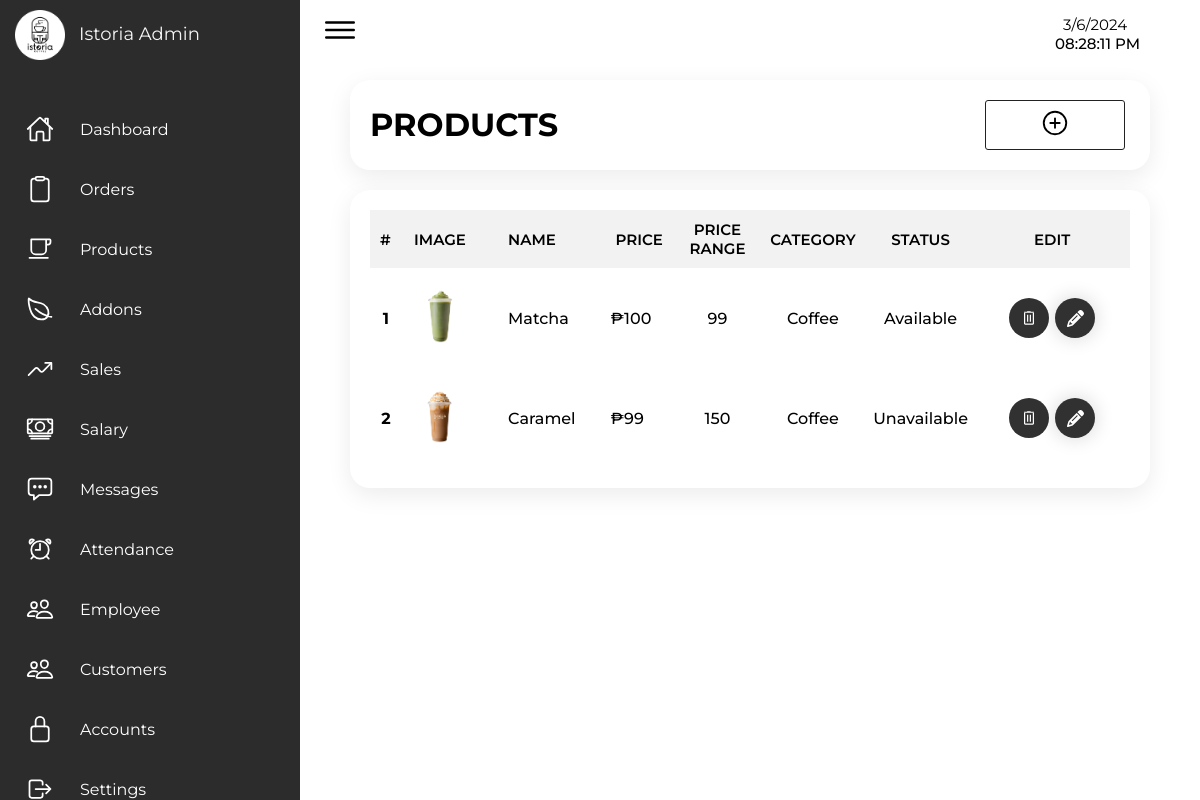
The page /Admin/admin_products.php (signed in) on the database its author committed.
### tables this page shows
CREATE TABLE `products` (
  `id` int(255) NOT NULL,
  `name` varchar(25) NOT NULL,
  `price` int(255) NOT NULL,
  `price_range` varchar(255) NOT NULL,
  `image` mediumtext NOT NULL,
  `category` varchar(255) NOT NULL,
  `status` varchar(255) NOT NULL DEFAULT 'available'
);

### Admin/admin_products.php (the view, shortened to what this page needs)
<?php
  include '../connection.php';
?>
  <!DOCTYPE html>
<html lang="en">
  <head>
    <link rel="stylesheet" href="../Src/Styles/style_admin.css" />
  </head>
  <body>
    <div class="container">
      <?php include 'sidenav.php' ?>
      <div class="main">
        <div class="topbar">
          <div class="toggle">
            <ion-icon name="menu-outline"></ion-icon>
          </div>
          <?php include 'time.php' ?>
        </div>
        <div class="container-box">
          <div class="addmenu employee-title" >
            <h1 class="titles">PRODUCTS</h1>
            <a class="addbutton" href="admin_products_add.php">
              <span class="addbtn">
              <ion-icon name="add-circle-outline"></ion-icon>
              </span>
            </a>
          </div>
        </div>
        <div class="container-box">
          <section class="products-section">
            <table class="products-table">
              <thead>
                <tr>
                  <th>#</th>
                  <th>Image</th>
                  <th>Name</th>
                  <th>Price</th>
                  <th>Price Range</th>
                  <th>Category</th>
                  <th>Status</th>
                  <th>Edit</th>
                </tr>
              </thead>
              <tbody>
              <?php
                $select_prodcuts = mysqli_query($conn, "SELECT * FROM `products` ORDER BY status ASC ") or die ('query failed');
                $count = 0;
                if(mysqli_num_rows($select_prodcuts)>0){
                    while($fetch_products = mysqli_fetch_assoc($select_prodcuts)){
                      $count++;
                ?>
                <tr>
                  <td><?php echo $count; ?></td></td>
                  <td><img src="../assets/products/<?php echo $fetch_products['image']; ?>" width="80%" /></td>
                  <td><?php echo $fetch_products['name']; ?></td>
                  <td>₱<?php echo $fetch_products['price']; ?></td>
                  <td><?php echo $fetch_products['price_range']; ?></td>
                  <td><?php echo $fetch_products['category']; ?></td>
                  <td><?php echo $fetch_products['status']; ?></td>
                  <td>
                    <form method="post" class="products-edit">
                    <a class="bin-button" name="delete" href="admin_products.php?delete=<?php echo $fetch_products['id']; ?>" class="btn delete" onclick="return confirm('Delete this product?')">
                      <svg
                        xmlns="http://www.w3.org/2000/svg"
                        fill="none"
                        viewBox="0 0 39 7"
                        class="bin-top"
                      >
                        <line
                          stroke-width="4"
                          stroke="white"
                          y2="5"
                          x2="39"
                          y1="5"
                        ></line>
                        <line
                          stroke-width="3"
                          stroke="white"
                          y2="1.5"
                          x2="26.0357"
                          y1="1.5"
                          x1="12"
                        ></line>
                      </svg>
                      </a>
                    <a href="admin_products_edit.php?edit=<?php echo $fetch_products['id']; ?>" class="edit-button" name="edit">
                      </a></form>
                  </td>
                </tr>
                <?php
                    }
                    }
                    ?>
              </tbody>
            </table>
          </section>
        </div>
      </div>
    </div>
  </body>
</html>

### Admin/sidenav.php
<div class="navigation">
  <ul>
    <li>
      <a href="admin_home.php">
        <span class="icon">
          <img
            class="home-brand"
            src="../assets/Images/Favicon.png"
            width="50px"
          />
        </span>
        <span class="brand-title">Istoria Admin</span>
      </a>
    </li>
    <li>
      <a href="admin_home.php">
        <span class="icon">
          <ion-icon name="home-outline"></ion-icon>
        </span>
        <span class="title">Dashboard</span>
      </a>
    </li>
    <li>
      <a href="admin_orders.php">
        <span class="icon">
          <ion-icon name="clipboard-outline"></ion-icon>
        </span>
        <span class="title">Orders</span>
      </a>
    </li>
    <li>
      <a href="admin_products.php">
        <span class="icon">
          <ion-icon name="cafe-outline"></ion-icon>
        </span>
        <span class="title">Products</span>
      </a>
    </li>
    <li>
      <a href="admin_addons.php">
        <span class="icon">
          <ion-icon name="leaf-outline"></ion-icon>
        </span>
        <span class="title">Addons</span>
      </a>
    </li>
    <li>
      <a href="admin_sales.php">
        <span class="icon">
          <ion-icon name="trending-up-outline"></ion-icon>
        </span>
        <span class="title">Sales</span>
      </a>
    </li>
    <li>
      <a href="admin_salary.php">
        <span class="icon">
          <ion-icon name="cash-outline"></ion-icon>
        </span>
        <span class="title">Salary</span>
      </a>
    </li>
    <li>
      <a href="admin_messages.php">
        <span class="icon">
          <ion-icon name="chatbox-ellipses-outline"></ion-icon>
        </span>
        <span class="title">Messages</span>
      </a>
    </li>
    <li>
      <a href="admin_attendance.php">
        <span class="icon">
          <ion-icon name="alarm-outline"></ion-icon>
        </span>
        <span class="title">Attendance</span>
      </a>
    </li>
    <li>
      <a href="admin_employee.php">
        <span class="icon">
          <ion-icon name="people-outline"></ion-icon>
        </span>
        <span class="title">Employee</span>
      </a>
    </li>
    <li>
      <a href="admin_customers.php">
        <span class="icon">
          <ion-icon name="people-outline"></ion-icon>
        </span>
        <span class="title">Customers</span>
      </a>
    </li>
    <li>
      <a href="admin_accounts.php">
        <span class="icon">
          <ion-icon name="lock-closed-outline"></ion-icon>
        </span>
        <span class="title">Accounts</span>
      </a>
    </li>
    <li>
      <a href="admin_settings.php">
      <span class="icon">
          <ion-icon name="log-out-outline"></ion-icon>
        </span>
        <span class="title">Settings</span>
      </a>
    </li>
  </ul>
</div>

### Admin/time.php (shortened to what this page needs)
<div class="panel-time text-center">
    <p id="currentDate" class="date"></p>
    <p id="time" class="time"></p>
</div>

### rows shown on the page
products: image (picture), name "Matcha", price "100", price_range "99", category "Coffee", status "Available"
products: image (picture), name "Caramel", price "99", price_range "150", category "Coffee", status "Unavailable"
